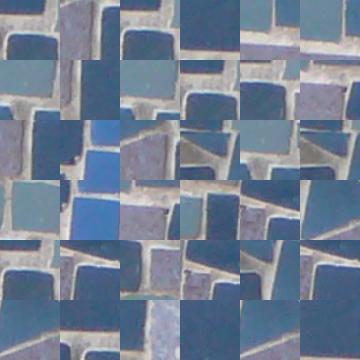
#> input picture assets/quilt_random.jpg, 360 x 360 px
$ python random_sampled.py --file ../assets/quilt_random.jpg --outsize 100 --patch_size 100
#> lines starting #> are read from the running program, lines starting #| are printed output that depends on the picture
# coding=utf-8
from PIL import Image
import random
import argparse


def quilt_random(sample: str, outsize: int, patch_size: int):
#> called with sample = '../assets/quilt_random.jpg', outsize = 100, patch_size = 100
  texture = Image.open(sample)
#> texture is the input picture: PIL image 360x360 RGB; mean R, G, B 115.5, 129, 147.7
  im = Image.new('RGB', size=(outsize, outsize))
#> im: PIL image 100x100 RGB; every value is 0
  for i in range(0, outsize, patch_size):
    for j in range(0, outsize, patch_size):
      random_shift = random.randrange(0, min(texture.size) - patch_size)
      texture_region = texture.crop((random_shift, random_shift, patch_size + random_shift, patch_size + random_shift))
      im.paste(texture_region, (i, j, i + patch_size, j + patch_size))
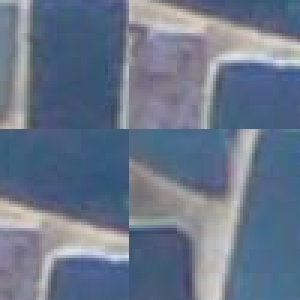
#> im: PIL image 100x100 RGB (shown 3 times larger); mean R, G, B 105.4, 118.4, 138.5
  return im


if __name__ == '__main__':
  parser = argparse.ArgumentParser(description="quilt random function")
  parser.add_argument('-f', '--file', required=True, type=str, help='path to texture image')
  parser.add_argument('-o', '--outsize', required=True, type=int, help='output size')
  parser.add_argument('-p', '--patch_size', required=True, type=int, help='patch size')
  args = vars(parser.parse_args())
  result = quilt_random(args['file'], args['outsize'], args['patch_size'])
  result.save(args['file'][:-4] + '_random.jpg')

$ run again, on assets/quilt_simple.jpg
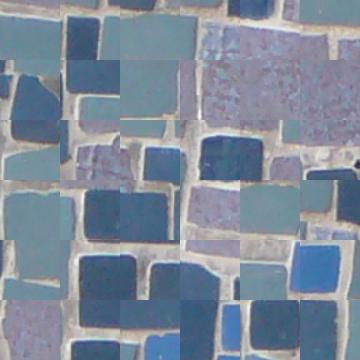
#> input picture assets/quilt_simple.jpg, 360 x 360 px
#> in quilt_random, texture is the input picture: PIL image 360x360 RGB; mean R, G, B 126.7, 138.5, 154.4
#> after the loop in quilt_random, `for i in range(0, outsize, patch_size):`:
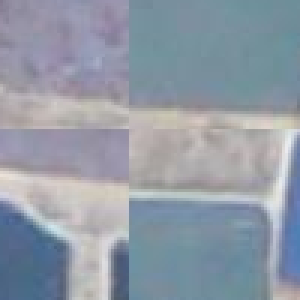
#> im: PIL image 100x100 RGB (shown 3 times larger); mean R, G, B 145.2, 154.1, 166.2
